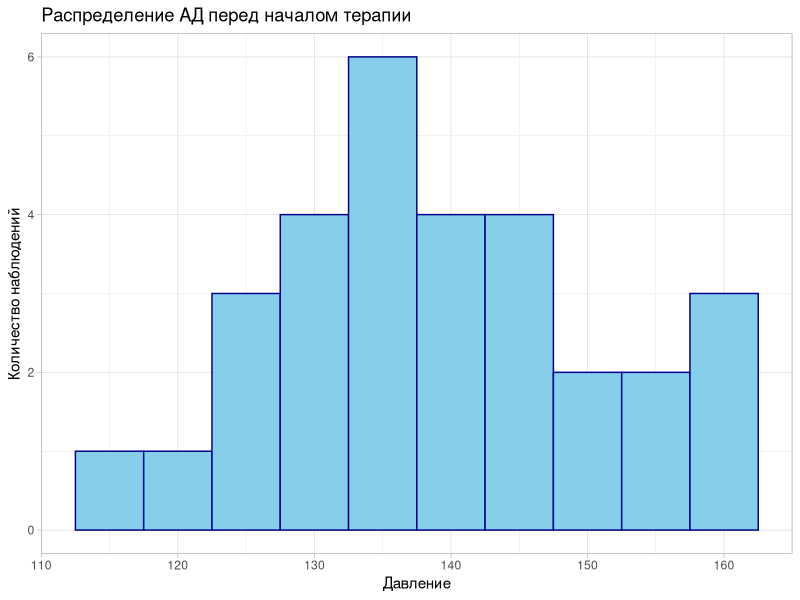
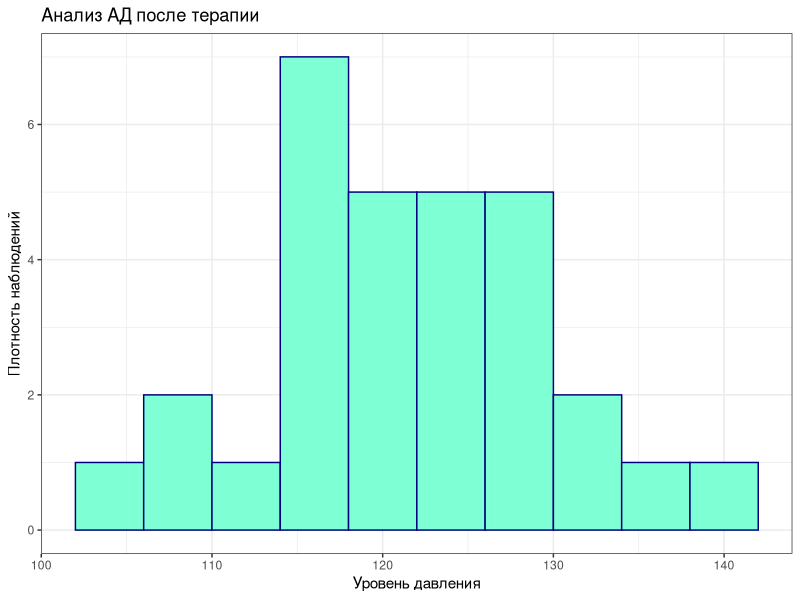
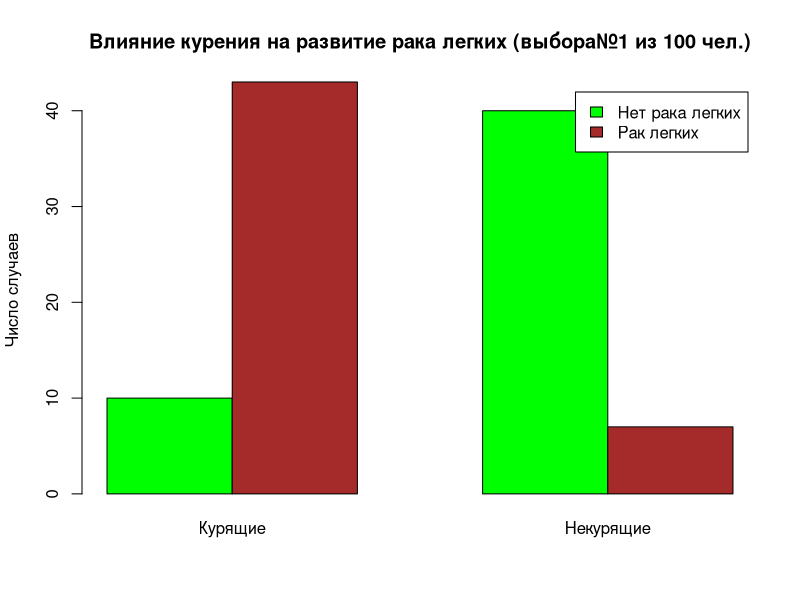
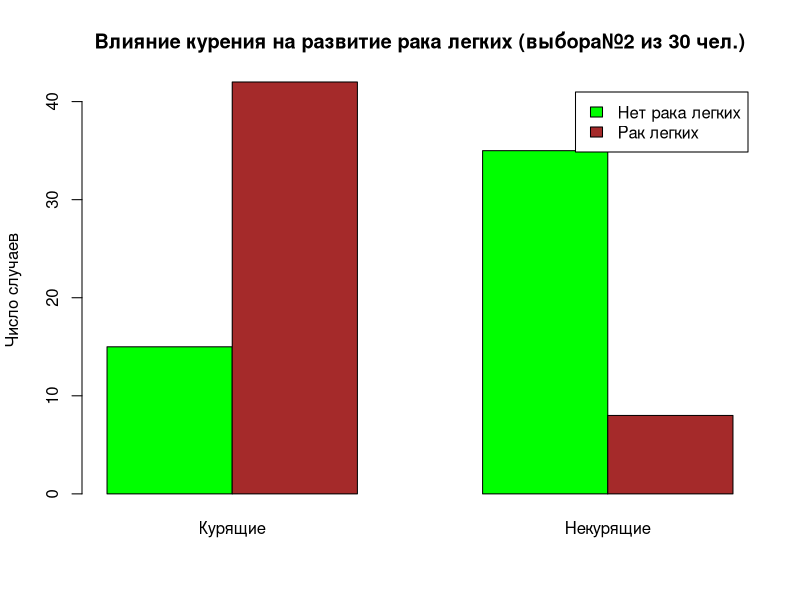
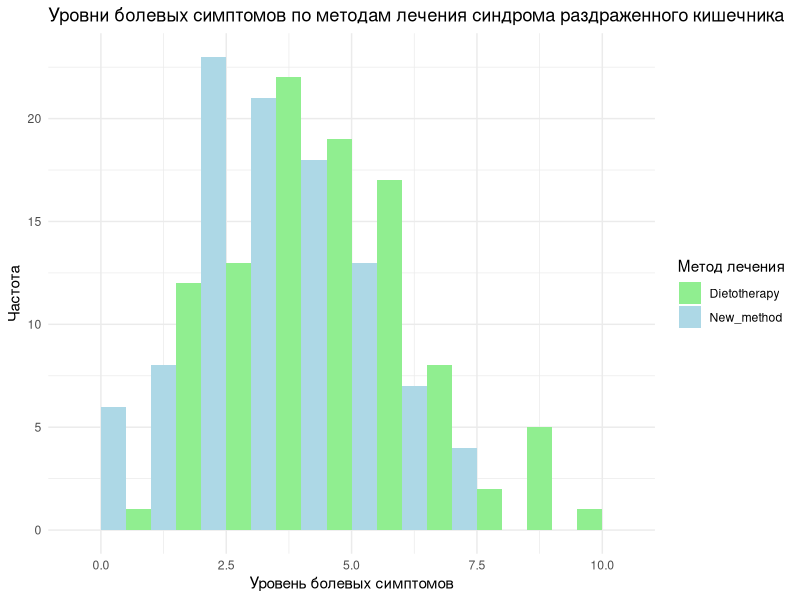
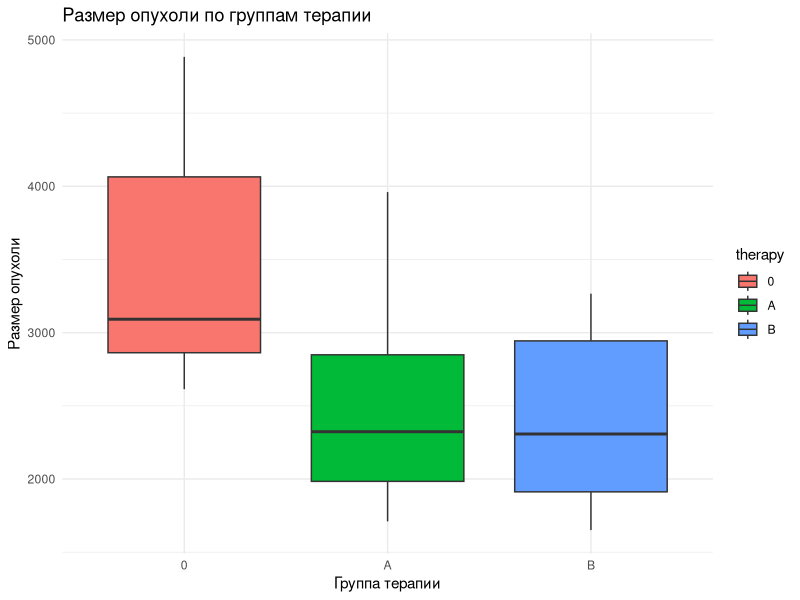

Reproduce these figures in R, in order.
## ---- chunk 1
# Импортируем необходимые библиотеки
library(ggplot2)
library(tidyverse)
library(dplyr)
library(tibble)
## ---- chunk 2
set.seed(123) # Устанавливаем seed для воспроизводимости
sample_size <- 30 # Размер выборки

# Генерируем данные (bp - blood pressure)
mean_bp_before <- 140
mean_bp_after <- 120

# Создаем набор данных для давления пациентов перед началом лечения, учитывая заданное отклонение
before_bp_sd <- 12
before_treatment_bp <- rnorm(n = sample_size, mean = mean_bp_before, sd = before_bp_sd)

# Создаем набор данных для давления пациентов после введения препарата с другим стандартным отклонением
after_bp_sd <- 10
after_treatment_bp <- rnorm(n = sample_size, mean = mean_bp_after, sd = after_bp_sd)

# Составляем датафрейм с измерениями до и после
blood_pressure_data <- data.frame(before_treatment = before_treatment_bp,
                                  after_treatment = after_treatment_bp)

# Предварительный просмотр данных
head(blood_pressure_data)
## ---- chunk 3
# Проанализируем распределение давления пациентов перед лечением с помощью визульаных методов - гистограммы

ggplot(blood_pressure_data, aes(x = before_treatment)) +
  geom_histogram(binwidth = 5, fill = "skyblue", color = "darkblue") +
  labs(title = "Распределение АД перед началом терапии", x = "Давление", y = "Количество наблюдений") +
  theme_light()
## ---- chunk 4
# Проанализируем распределение давления пациентов после леченя с помощью визульаных методов - гистограммы
ggplot(blood_pressure_data, aes(x = after_treatment)) +
  geom_histogram(binwidth = 4, fill = "aquamarine", color = "navy") +
  labs(title = "Анализ АД после терапии", x = "Уровень давления", y = "Плотность наблюдений") +
  theme_bw()
## ---- chunk 5
# Тест Шапиро-Уилка на нормальность
shapiro.test(blood_pressure_data$before_treatment)
shapiro.test(blood_pressure_data$after_treatment)
## ---- chunk 6
t_test_result <- t.test(blood_pressure_data$before_treatment, blood_pressure_data$after_treatment, paired = TRUE)
print(t_test_result)
## ---- chunk 7
alpha = 0.05
critical_value <- qt(1 - alpha / 2, df = (sample_size - 1))

critical_value
## ---- chunk 8
set.seed(12) # Устанавливаем seed для воспроизводимости
sample_size1 <- 100 # Размер первой выборки

# Генерация первой выборки с помощью функции `rep()`, т.к. отношение числа курящих к некурящим в выборке составляет 1:1, то мы можем просто поделить пополам размер выборки, обеспечивания равное разделение векторов.
smoking_status1 <- rep(c("Курящий", "Некурящий"), each = sample_size1 / 2)

# Генерируем случайные данные о наличии рака легких у курящих в первой выборке, используя вероятность заболевания раком 0.8 из биноминального распределения `rbinom`
cancer_in_smokers1 <- rbinom(n = sample_size1 / 2, size = 1, prob = 0.8)

# Аналогично генерируем данные для некурящих в первой выборке с вероятностью заболевания 0.2
cancer_in_nonsmokers1 <- rbinom(n = sample_size1 / 2, size = 1, prob = 0.2)

# Объединяем данные о раке легких для курящих и некурящих в один вектор первой выборки
lung_cancer_case1 <- c(cancer_in_smokers1, cancer_in_nonsmokers1)

# Создаем датафрейм с информацией о курении и наличии рака легких первой выборки
data_sample1 <- data.frame(SmokingStatus = smoking_status1,
                           LungCancer = lung_cancer_case1)

# Выводим первые несколько строк датафрейма для предварительного просмотра
head(data_sample1)
## ---- chunk 9
sample_size2 <- 30 # Размер второй выборки

# Генерация второй выборки с помощью функции `rep()`, т.к. отношение числа курящих к некурящим в выборке составляет 1:1, то мы можем просто поделить пополам размер выборки, обеспечивания равное разделение векторов.
smoking_status2 <- rep(c("Курящий", "Некурящий"), each = sample_size1 / 2)

# Генерируем случайные данные о наличии рака легких у курящих второй выборки, используя вероятность заболевания раком 0.8 из биноминального распределения `rbinom`
cancer_in_smokers2 <- rbinom(n = sample_size1 / 2, size = 1, prob = 0.8)

# Аналогично генерируем данные для некурящих второй выборки с вероятностью заболевания 0.2
cancer_in_nonsmokers2 <- rbinom(n = sample_size1 / 2, size = 1, prob = 0.2)

# Объединяем данные о раке легких для курящих и некурящих в один вектор второй выборки
lung_cancer_case2 <- c(cancer_in_smokers2, cancer_in_nonsmokers2)

# Создаем датафрейм с информацией о курении и наличии рака легких второй выборки
data_sample2 <- data.frame(SmokingStatus = smoking_status2,
                           LungCancer = lung_cancer_case2)

# Выводим первые несколько строк датафрейма для предварительного просмотра
head(data_sample2)
## ---- chunk 10
barplot(table(data_sample1$SmokingStatus, data_sample1$LungCancer), beside = TRUE,
        col = c("green", "brown"), legend = c("Нет рака легких", "Рак легких"),
        names.arg = c("Курящие", "Некурящие"), main = "Влияние курения на развитие рака легких (выбора№1 из 100 чел.)",
        ylab = "Число случаев")

## ---- chunk 11
barplot(table(data_sample2$SmokingStatus, data_sample2$LungCancer), beside = TRUE,
        col = c("green", "brown"), legend = c("Нет рака легких", "Рак легких"),
        names.arg = c("Курящие", "Некурящие"), main = "Влияние курения на развитие рака легких (выбора№2 из 30 чел.)",
        ylab = "Число случаев")

## ---- chunk 12
# Применяем точный тест Фишера к первой выборке
fisher_test_sample1 <- fisher.test(table(data_sample1$SmokingStatus, data_sample1$LungCancer))

# Выводим результаты теста для первой выборки
print(fisher_test_sample1)

# Применяем точный тест Фишера ко второй выборке
fisher_test_sample2 <- fisher.test(table(data_sample2$SmokingStatus, data_sample2$LungCancer))

# Выводим результаты теста для второй выборки
print(fisher_test_sample2)

## ---- chunk 13
# Установка seed для воспроизводимости результатов
set.seed(123)

# Сгенерируем данные, исходя из предположения, что "уровень болевых симптомов" может быть количественно измерен от 0 до 10, где 0 - нет симптомов, 10 - максимальная интенсивность боли

# Размеры выборок
sample_size_new_treatment <- 100  # Для нового метода лечения
sample_size_dietotherapy <- 100  # Для диетотерапии

# Проведем генерацию уровней болевых симптомов для каждой группы с использованием нормального распределения
# Предположим, что средний уровень болевых симптомов для нового метода лечения ниже, чем для диетотерапии
mean_pain_new_treatment <- 3  # Среднее значение боли для группы нового лечения
mean_pain_dietotherapy <- 5   # Среднее значение боли для группы диетотерапии
std_dev_pain <- 2             # Стандартное отклонение уровня боли в обеих группах

# Генерация данных
pain_levels_new_treatment <- rnorm(sample_size_new_treatment, mean = mean_pain_new_treatment, sd = std_dev_pain)
pain_levels_dietotherapy <- rnorm(sample_size_dietotherapy, mean = mean_pain_dietotherapy, sd = std_dev_pain)

# Ограничение значений диапазоном от 0 до 10 и округление до целых чисел
pain_levels_new_treatment <- round(pmin(pmax(pain_levels_new_treatment, 0), 10))
pain_levels_dietotherapy <- round(pmin(pmax(pain_levels_dietotherapy, 0), 10))

# Объединим в один датасет
treatment_irritable_bowel_syndrome <- data.frame(New_method = pain_levels_new_treatment,
                            Dietotherapy = pain_levels_dietotherapy)
# Смотрим на результат
head(treatment_irritable_bowel_syndrome)
## ---- chunk 14
# Преобразуем датафрейм в длинный формат
pain_data_tibs_long <- pivot_longer(treatment_irritable_bowel_syndrome, 
                          cols = c(New_method, Dietotherapy), 
                          names_to = "Treatment", 
                          values_to = "Pain_Level")

# Теперь создадим гистограмму
ggplot(pain_data_tibs_long, aes(x = Pain_Level, fill = Treatment)) +
  geom_histogram(position = "dodge", binwidth = 1) +
  scale_fill_manual(values = c("New_method" = "lightblue", "Dietotherapy" = "lightgreen")) +
  labs(title = "Уровни болевых симптомов по методам лечения синдрома раздраженного кишечника",
       x = "Уровень болевых симптомов", y = "Частота", fill = "Метод лечения") +
  theme_minimal()
## ---- chunk 15
shapiro.test(treatment_irritable_bowel_syndrome$New_method) 
shapiro.test(treatment_irritable_bowel_syndrome$Dietotherapy)
## ---- chunk 16
# Проведение двухвыборочного t-теста для независимых выборок
t_test_result <- t.test(pain_levels_new_treatment, pain_levels_dietotherapy)

# Вывод результатов теста
print(t_test_result)

## ---- chunk 17
critical_value <- qt(0.975, df = 196.18)  # Для двустороннего t-теста с альфа = 0.05
critical_value
## ---- chunk 18
# Создание датафрейма
tumor <- tibble(
  therapy = c(rep("0", 10), rep("A", 10), rep("B", 10)),
  value = c(rep(3213, 10), rep(2687, 10), rep(2423, 10))
) %>%
  mutate(therapy = factor(therapy, levels = c("0", "A", "B")))

tumor$value <- tumor$value + rnorm(30, 0, 760)
## ---- chunk 19
ggplot(tumor, aes(x = therapy, y = value, fill = therapy)) +
  geom_boxplot() +
  labs(title = "Размер опухоли по группам терапии", x = "Группа терапии", y = "Размер опухоли") +
  theme_minimal()
## ---- chunk 20
# Проведение ANOVA
anova_result <- aov(value ~ therapy, data = tumor)
summary(anova_result)

## ---- chunk 21
# Попарные сравнения с критерием Тьюки
tukey_result <- TukeyHSD(anova_result)
tukey_result

